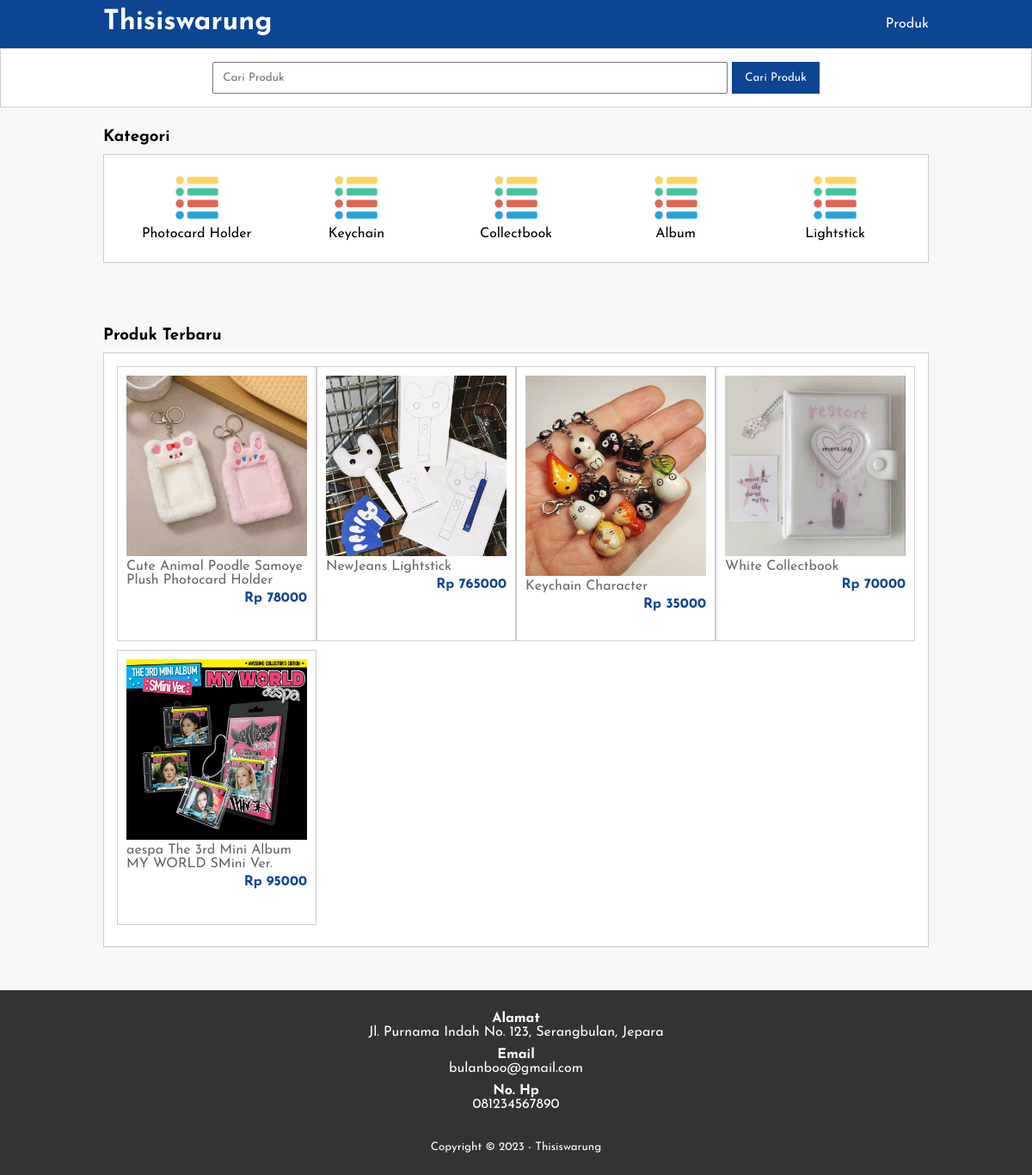
The page / on the database its author committed.
### tables this page shows
CREATE TABLE `tb_category` (
  `category_id` int(11) NOT NULL,
  `category_name` varchar(25) NOT NULL
);

CREATE TABLE `tb_product` (
  `product_id` int(11) NOT NULL,
  `category_id` int(11) NOT NULL,
  `product_name` varchar(100) NOT NULL,
  `product_price` int(11) NOT NULL,
  `product_description` text NOT NULL,
  `product_image` varchar(100) NOT NULL,
  `product_status` tinyint(1) NOT NULL,
  `date_created` timestamp NOT NULL DEFAULT current_timestamp() ON UPDATE current_timestamp()
);

### index.php (the view, shortened to what this page needs)
<?php
    include 'db.php';
    $kontak = mysqli_query($conn, "SELECT admin_telp, admin_email, admin_address FROM tb_admin WHERE admin_id = 1");
    $a = mysqli_fetch_object($kontak);
?>
<!DOCTYPE html>
<html lang="en">
<head>
    <link rel="stylesheet" type="text/css" href="css/style.css">
</head>
<body>
    <header>
        <div class="container">
        <h1><a href="index.php">Thisiswarung</a></h1>
        <ul>
            <li><a href="produk.php">Produk</a></li>
        </ul>
        </div>
    </header>
    <div class="search">
        <div class="container">
            <form action="produk.php">
                <input type="text" name="search" placeholder="Cari Produk">
                <input type="submit" name="cari Produk" value="Cari Produk">
            </form>
        </div>
    </div>
    <div class="section">
        <div class="container">
            <h3>Kategori</h3>
            <div class="box">
                <?php
                    $kategori = mysqli_query($conn, "SELECT * FROM tb_category ORDER BY category_id DESC");
                    if(mysqli_num_rows($kategori) > 0){
                        while($k = mysqli_fetch_array($kategori)){
                ?>
                    <a href="produk.php?kat=<?php echo $k['category_id'] ?>">
                        <div class="col-5">
                            <img src="img/options.png" width="50px" style="margin-bottom:5px;">
                            <p><?php echo $k['category_name'] ?></p>
                        </div>
                    </a>
                <?php }}else{ ?>
                    <p>kategori tidak ada</p>
                <?php } ?>
            </div>
        </div>
    </div>
    <div class="section">
        <div class="container">
            <h3>Produk Terbaru</h3>
            <div class="box">
                <?php
                    $produk = mysqli_query($conn, "SELECT * FROM tb_product ORDER BY product_id DESC LIMIT 8");
                    if(mysqli_num_rows($produk) > 0){
                        while($p = mysqli_fetch_array($produk)){
                ?>
                    <a href="detail-produk.php?id=<?php echo $p['product_id'] ?>">
                        <div class="col-4">
                            <img src="produk/<?php echo $p['product_image'] ?>" alt="">
                            <p class="nama"><?php echo $p['product_name'] ?></p>
                            <p class="harga">Rp <?php echo $p['product_price'] ?></p>
                        </div>
                    </a>
                <?php }}else{ ?>
                    <p>Produk tidak ada</p>
                <?php } ?>
            </div>
        </div>
    </div>
    <div class="footer">
        <div class="container">
            <h4>Alamat</h4>
            <p><?php echo $a->admin_address ?></p>
            <h4>Email</h4>
            <p><?php echo $a->admin_email ?></p>
            <h4>No. Hp</h4>
            <p><?php echo $a->admin_telp ?></p>
            <small>Copyright &copy; 2023 - Thisiswarung</small>
        </div>
    </div>
</body>
</html>

### css/style.css (style rules this page uses)
* { padding:0; margin:0; font-family: 'Josefin Sans', sans-serif; }
body { background-color: #f8f8f8; }
a { color: inherit; text-decoration: none; }
header { background-color: #0C4592; color: #fff; }
header h1 { float: left; padding: 10px 0; }
header ul { float: right; }
header ul li { display: inline-block; }
header ul li a { padding: 20px 0 20px 15px; display: inline-block; }
.container { width: 80%; margin: 0 auto; }
.container:after { content: ''; display: block; clear: both; }
.section { padding: 25px 0; }
.box { background-color: #fff; border: 1px solid #ccc; padding: 15px; box-sizing: border-box; margin: 10px 0 25px 0; }
.box:after { content: ''; display: block; clear: both; }
.search { padding:15px 0; background-color: #fff; border:1px solid #ccc; text-align: center; }
.search input[type=text] { width: 60%; padding:10px; }
.search input[type=submit] { padding:12px 15px; background-color: #0C4592; color:#fff; border:none; cursor: pointer; }
.col-5 { width:20%; height:1px solid; text-align: center; float: left; padding: 10px; box-sizing: border-box; }
.col-4 { width: 25%; height: 320px; border: 1px solid #ccc; float: left; padding: 10px; box-sizing: border-box; margin-bottom: 10px; }
.col-4 img { width: 100%; }
.col-4 .nama { color: #666; margin-bottom: 5px; }
.col-4 .harga { font-weight: bold; color: #0C4592; float: right; }
.footer { padding: 25px 0; background-color: #333; color: #fff; text-align: center; }
.footer p { margin-bottom: 10px; }
.footer small { margin-top: 25px; display: inline-block; }

### rows shown on the page
tb_category: category_name "Photocard Holder"
tb_category: category_name "Keychain"
tb_category: category_name "Collectbook"
tb_category: category_name "Album"
tb_category: category_name "Lightstick"
tb_product: product_image (picture), product_name "Cute Animal Poodle Samoye Plush Photocard Holder", product_price "78000"
tb_product: product_image (picture), product_name "NewJeans Lightstick", product_price "765000"
tb_product: product_image (picture), product_name "Keychain Character", product_price "35000"
tb_product: product_image (picture), product_name "White Collectbook", product_price "70000"
tb_product: product_image (picture), product_name "aespa The 3rd Mini Album MY WORLD SMini Ver.", product_price "95000"

### other values the page prints
$a->admin_address "Jl. Purnama Indah No. 123, Serangbulan, Jepara"
$a->admin_email "bulanboo@gmail.com"
$a->admin_telp "081234567890"
